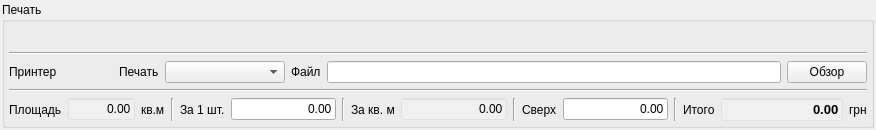
<?xml version="1.0" encoding="UTF-8"?>
<ui version="4.0">
 <class>PrintTask</class>
 <widget class="QWidget" name="PrintTask">
  <property name="geometry">
   <rect>
    <x>0</x>
    <y>0</y>
    <width>876</width>
    <height>130</height>
   </rect>
  </property>
  <property name="windowTitle">
   <string>Form</string>
  </property>
  <layout class="QVBoxLayout" name="verticalLayout_2">
   <property name="margin">
    <number>2</number>
   </property>
   <item>
    <widget class="QGroupBox" name="checkGroup">
     <property name="styleSheet">
      <string notr="true"/>
     </property>
     <property name="title">
      <string>Печать</string>
     </property>
     <layout class="QVBoxLayout" name="verticalLayout">
      <property name="leftMargin">
       <number>4</number>
      </property>
      <property name="topMargin">
       <number>2</number>
      </property>
      <property name="rightMargin">
       <number>4</number>
      </property>
      <property name="bottomMargin">
       <number>4</number>
      </property>
      <item>
       <layout class="QHBoxLayout" name="horizontalLayout_2">
        <item>
         <widget class="ProductWidget" name="product" native="true">
          <property name="minimumSize">
           <size>
            <width>50</width>
            <height>22</height>
           </size>
          </property>
         </widget>
        </item>
        <item>
         <spacer name="horizontalSpacer">
          <property name="orientation">
           <enum>Qt::Horizontal</enum>
          </property>
          <property name="sizeHint" stdset="0">
           <size>
            <width>40</width>
            <height>20</height>
           </size>
          </property>
         </spacer>
        </item>
        <item>
         <widget class="StockInfoW" name="stockInfo" native="true">
          <property name="minimumSize">
           <size>
            <width>100</width>
            <height>0</height>
           </size>
          </property>
         </widget>
        </item>
       </layout>
      </item>
      <item>
       <widget class="Line" name="stockLine">
        <property name="orientation">
         <enum>Qt::Horizontal</enum>
        </property>
       </widget>
      </item>
      <item>
       <layout class="QHBoxLayout" name="horizontalLayout_7">
        <item>
         <widget class="QLabel" name="label_14">
          <property name="text">
           <string>Принтер</string>
          </property>
         </widget>
        </item>
        <item>
         <widget class="EquipWidget" name="equip" native="true">
          <property name="minimumSize">
           <size>
            <width>50</width>
            <height>0</height>
           </size>
          </property>
         </widget>
        </item>
        <item>
         <widget class="QLabel" name="label_3">
          <property name="styleSheet">
           <string notr="true">background: transparent</string>
          </property>
          <property name="text">
           <string>Печать</string>
          </property>
         </widget>
        </item>
        <item>
         <widget class="QComboBox" name="printType">
          <property name="minimumSize">
           <size>
            <width>120</width>
            <height>0</height>
           </size>
          </property>
         </widget>
        </item>
        <item>
         <widget class="QLabel" name="label_15">
          <property name="styleSheet">
           <string notr="true">background: transparent</string>
          </property>
          <property name="text">
           <string>Файл</string>
          </property>
         </widget>
        </item>
        <item>
         <widget class="QLineEdit" name="path"/>
        </item>
        <item>
         <widget class="QPushButton" name="pathButton">
          <property name="text">
           <string>Обзор</string>
          </property>
         </widget>
        </item>
       </layout>
      </item>
      <item>
       <widget class="Line" name="line_5">
        <property name="orientation">
         <enum>Qt::Horizontal</enum>
        </property>
       </widget>
      </item>
      <item>
       <layout class="QHBoxLayout" name="horizontalLayout">
        <item>
         <widget class="QLabel" name="label_45">
          <property name="styleSheet">
           <string notr="true">background: transparent</string>
          </property>
          <property name="text">
           <string>Площадь</string>
          </property>
         </widget>
        </item>
        <item>
         <widget class="QLineEdit" name="size">
          <property name="minimumSize">
           <size>
            <width>60</width>
            <height>0</height>
           </size>
          </property>
          <property name="maximumSize">
           <size>
            <width>70</width>
            <height>16777215</height>
           </size>
          </property>
          <property name="styleSheet">
           <string notr="true">background: rgba(255, 255, 255, 55)</string>
          </property>
          <property name="text">
           <string>0.00</string>
          </property>
          <property name="alignment">
           <set>Qt::AlignRight|Qt::AlignTrailing|Qt::AlignVCenter</set>
          </property>
          <property name="readOnly">
           <bool>true</bool>
          </property>
         </widget>
        </item>
        <item>
         <widget class="QLabel" name="label_43">
          <property name="styleSheet">
           <string notr="true">background: transparent</string>
          </property>
          <property name="text">
           <string>кв.м</string>
          </property>
         </widget>
        </item>
        <item>
         <widget class="Line" name="line">
          <property name="orientation">
           <enum>Qt::Vertical</enum>
          </property>
         </widget>
        </item>
        <item>
         <widget class="QLabel" name="label_39">
          <property name="styleSheet">
           <string notr="true">background: transparent</string>
          </property>
          <property name="text">
           <string>За 1 шт.</string>
          </property>
         </widget>
        </item>
        <item>
         <widget class="MoneyEdit" name="priceForOne">
          <property name="minimumSize">
           <size>
            <width>60</width>
            <height>0</height>
           </size>
          </property>
          <property name="maximumSize">
           <size>
            <width>16777215</width>
            <height>16777215</height>
           </size>
          </property>
          <property name="text">
           <string>0.00</string>
          </property>
          <property name="alignment">
           <set>Qt::AlignRight|Qt::AlignTrailing|Qt::AlignVCenter</set>
          </property>
         </widget>
        </item>
        <item>
         <widget class="Line" name="line_2">
          <property name="orientation">
           <enum>Qt::Vertical</enum>
          </property>
         </widget>
        </item>
        <item>
         <widget class="QLabel" name="label_40">
          <property name="styleSheet">
           <string notr="true">background: transparent</string>
          </property>
          <property name="text">
           <string>За кв. м</string>
          </property>
         </widget>
        </item>
        <item>
         <widget class="MoneyEdit" name="price">
          <property name="minimumSize">
           <size>
            <width>60</width>
            <height>0</height>
           </size>
          </property>
          <property name="maximumSize">
           <size>
            <width>16777215</width>
            <height>16777215</height>
           </size>
          </property>
          <property name="styleSheet">
           <string notr="true">background: rgba(255, 255, 255, 55)</string>
          </property>
          <property name="text">
           <string>0.00</string>
          </property>
          <property name="alignment">
           <set>Qt::AlignRight|Qt::AlignTrailing|Qt::AlignVCenter</set>
          </property>
          <property name="readOnly">
           <bool>true</bool>
          </property>
         </widget>
        </item>
        <item>
         <widget class="Line" name="line_4">
          <property name="orientation">
           <enum>Qt::Vertical</enum>
          </property>
         </widget>
        </item>
        <item>
         <widget class="QLabel" name="label_42">
          <property name="styleSheet">
           <string notr="true">background: transparent</string>
          </property>
          <property name="text">
           <string>Сверх</string>
          </property>
         </widget>
        </item>
        <item>
         <widget class="MoneyEdit" name="over">
          <property name="minimumSize">
           <size>
            <width>60</width>
            <height>0</height>
           </size>
          </property>
          <property name="maximumSize">
           <size>
            <width>16777215</width>
            <height>16777215</height>
           </size>
          </property>
          <property name="text">
           <string>0.00</string>
          </property>
          <property name="alignment">
           <set>Qt::AlignRight|Qt::AlignTrailing|Qt::AlignVCenter</set>
          </property>
         </widget>
        </item>
        <item>
         <widget class="Line" name="line_3">
          <property name="orientation">
           <enum>Qt::Vertical</enum>
          </property>
         </widget>
        </item>
        <item>
         <widget class="QLabel" name="label_44">
          <property name="styleSheet">
           <string notr="true">background: transparent</string>
          </property>
          <property name="text">
           <string>Итого</string>
          </property>
         </widget>
        </item>
        <item>
         <widget class="MoneyEdit" name="total">
          <property name="minimumSize">
           <size>
            <width>70</width>
            <height>0</height>
           </size>
          </property>
          <property name="maximumSize">
           <size>
            <width>16777215</width>
            <height>16777215</height>
           </size>
          </property>
          <property name="font">
           <font>
            <pointsize>10</pointsize>
            <weight>75</weight>
            <bold>true</bold>
           </font>
          </property>
          <property name="styleSheet">
           <string notr="true">background: rgba(255, 255, 255, 55)</string>
          </property>
          <property name="text">
           <string>0.00</string>
          </property>
          <property name="alignment">
           <set>Qt::AlignRight|Qt::AlignTrailing|Qt::AlignVCenter</set>
          </property>
          <property name="readOnly">
           <bool>true</bool>
          </property>
         </widget>
        </item>
        <item>
         <widget class="QLabel" name="label_46">
          <property name="styleSheet">
           <string notr="true">background: transparent</string>
          </property>
          <property name="text">
           <string>грн</string>
          </property>
         </widget>
        </item>
       </layout>
      </item>
     </layout>
    </widget>
   </item>
  </layout>
 </widget>
 <customwidgets>
  <customwidget>
   <class>MoneyEdit</class>
   <extends>QLineEdit</extends>
   <header>utility/moneyedit.h</header>
  </customwidget>
  <customwidget>
   <class>ProductWidget</class>
   <extends>QWidget</extends>
   <header>widgets/stock/productwidget.h</header>
   <container>1</container>
  </customwidget>
  <customwidget>
   <class>EquipWidget</class>
   <extends>QWidget</extends>
   <header>widgets/equip/equipwidget.h</header>
   <container>1</container>
  </customwidget>
  <customwidget>
   <class>StockInfoW</class>
   <extends>QWidget</extends>
   <header>widgets/stock/stockinfow.h</header>
   <container>1</container>
  </customwidget>
 </customwidgets>
 <resources/>
 <connections/>
</ui>
